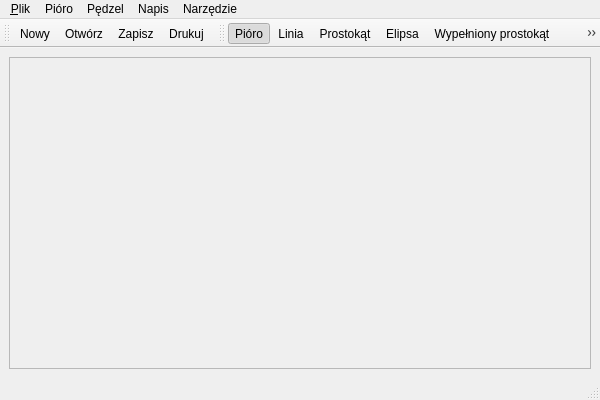
<ui version="4.0" >
 <class>Window</class>
 <widget class="QMainWindow" name="Window" >
  <property name="geometry" >
   <rect>
    <x>0</x>
    <y>0</y>
    <width>600</width>
    <height>400</height>
   </rect>
  </property>
  <property name="windowTitle" >
   <string>Rysownik Qt</string>
  </property>
  <property name="windowIcon" >
   <iconset resource="mywindow.qrc" >:/images/qt.png</iconset>
  </property>
  <widget class="QWidget" name="centralwidget" >
   <property name="enabled" >
    <bool>true</bool>
   </property>
   <layout class="QVBoxLayout" >
    <item>
     <widget class="QScrollArea" name="scrollArea" >
      <property name="frameShape" >
       <enum>QFrame::StyledPanel</enum>
      </property>
      <property name="frameShadow" >
       <enum>QFrame::Sunken</enum>
      </property>
      <widget class="PaintArea" native="1" name="paint" >
       <property name="geometry" >
        <rect>
         <x>11</x>
         <y>11</y>
         <width>560</width>
         <height>281</height>
        </rect>
       </property>
       <property name="cursor" >
        <cursorShape>CrossCursor</cursorShape>
       </property>
      </widget>
     </widget>
    </item>
   </layout>
  </widget>
  <widget class="QMenuBar" name="menubar" >
   <property name="geometry" >
    <rect>
     <x>0</x>
     <y>0</y>
     <width>600</width>
     <height>23</height>
    </rect>
   </property>
   <widget class="QMenu" name="fileMenu" >
    <property name="title" >
     <string>&amp;Plik</string>
    </property>
    <addaction name="fileMenuNew" />
    <addaction name="fileMenuOpen" />
    <addaction name="fileMenuSave" />
    <addaction name="fileMenuSaveAs" />
    <addaction name="fileMenuPrint" />
    <addaction name="separator" />
    <addaction name="fileMenuQuit" />
   </widget>
   <widget class="QMenu" name="penMenu" >
    <property name="title" >
     <string>Pióro</string>
    </property>
    <widget class="QMenu" name="penMenuStyle" >
     <property name="title" >
      <string>Styl linii</string>
     </property>
     <addaction name="actionQt_SolidLine" />
     <addaction name="actionQt_DashLine" />
     <addaction name="actionQt_DotLine" />
     <addaction name="actionQt_DashDotLine" />
     <addaction name="actionQt_DashDotDotLine" />
    </widget>
    <widget class="QMenu" name="penMenuCapStyle" >
     <property name="title" >
      <string>Zakończenie linii</string>
     </property>
     <addaction name="actionQt_SquareCap" />
     <addaction name="actionQt_FlatCap" />
     <addaction name="actionQt_RoundCap" />
    </widget>
    <widget class="QMenu" name="penMenuJoinStyle" >
     <property name="title" >
      <string>Połączenie linii</string>
     </property>
     <addaction name="actionQt_BevelJoin" />
     <addaction name="actionQt_MiterJoin" />
     <addaction name="actionQt_RoundJoin" />
    </widget>
    <addaction name="penMenuWidth" />
    <addaction name="penMenuColor" />
    <addaction name="penMenuStyle" />
    <addaction name="penMenuCapStyle" />
    <addaction name="penMenuJoinStyle" />
    <addaction name="penMenuAA" />
   </widget>
   <widget class="QMenu" name="drawingToolsMenu" >
    <property name="title" >
     <string>Narzędzie</string>
    </property>
    <addaction name="drawingToolsMenuPen" />
    <addaction name="drawingToolsMenuLine" />
    <addaction name="drawingToolsMenuRect" />
    <addaction name="drawingToolsMenuEllipse" />
    <addaction name="drawingToolsMenuFillRect" />
    <addaction name="drawingToolsMenuFillEllipse" />
    <addaction name="drawingToolsMenuText" />
   </widget>
   <widget class="QMenu" name="brushMenu" >
    <property name="title" >
     <string>Pędzel</string>
    </property>
    <widget class="QMenu" name="brushMenuStyle" >
     <property name="title" >
      <string>Styl</string>
     </property>
     <addaction name="actionQt_NoBrush" />
     <addaction name="actionQt_SolidPattern" />
     <addaction name="actionQt_Dense1Pattern" />
     <addaction name="actionQt_Dense2Pattern" />
     <addaction name="actionQt_Dense3Pattern" />
     <addaction name="actionQt_Dense4Pattern" />
     <addaction name="actionQt_Dense5Pattern" />
     <addaction name="actionQt_Dense6Pattern" />
     <addaction name="actionQt_Dense7Pattern" />
     <addaction name="actionQt_HorPattern" />
     <addaction name="actionQt_VerPattern" />
     <addaction name="actionQt_CrossPattern" />
     <addaction name="actionQt_BDiagPattern" />
     <addaction name="actionQt_FDiagPattern" />
     <addaction name="actionQt_DiagCrossPattern" />
    </widget>
    <addaction name="brushMenuColor" />
    <addaction name="brushMenuStyle" />
   </widget>
   <widget class="QMenu" name="textMenu" >
    <property name="title" >
     <string>Napis</string>
    </property>
    <addaction name="textMenuText" />
    <addaction name="textMenuFont" />
    <addaction name="textMenuAA" />
   </widget>
   <addaction name="fileMenu" />
   <addaction name="penMenu" />
   <addaction name="brushMenu" />
   <addaction name="textMenu" />
   <addaction name="drawingToolsMenu" />
  </widget>
  <widget class="QStatusBar" name="statusBar" >
   <property name="statusTip" >
    <string/>
   </property>
  </widget>
  <widget class="QToolBar" name="toolBarFile" >
   <property name="windowTitle" >
    <string>toolBar</string>
   </property>
   <attribute name="toolBarArea" >
    <enum>TopToolBarArea</enum>
   </attribute>
   <attribute name="toolBarBreak" >
    <bool>false</bool>
   </attribute>
   <addaction name="fileMenuNew" />
   <addaction name="fileMenuOpen" />
   <addaction name="fileMenuSave" />
   <addaction name="fileMenuPrint" />
  </widget>
  <widget class="QToolBar" name="toolBarDrawingTools" >
   <property name="windowTitle" >
    <string>toolBar</string>
   </property>
   <attribute name="toolBarArea" >
    <enum>TopToolBarArea</enum>
   </attribute>
   <attribute name="toolBarBreak" >
    <bool>false</bool>
   </attribute>
   <addaction name="drawingToolsMenuPen" />
   <addaction name="drawingToolsMenuLine" />
   <addaction name="drawingToolsMenuRect" />
   <addaction name="drawingToolsMenuEllipse" />
   <addaction name="drawingToolsMenuFillRect" />
   <addaction name="drawingToolsMenuFillEllipse" />
   <addaction name="drawingToolsMenuText" />
  </widget>
  <action name="fileMenuNew" >
   <property name="icon" >
    <iconset resource="mywindow.qrc" >:/images/new.png</iconset>
   </property>
   <property name="text" >
    <string>&amp;Nowy</string>
   </property>
   <property name="statusTip" >
    <string>Tworzy nowy plik</string>
   </property>
   <property name="shortcut" >
    <string>Ctrl+N</string>
   </property>
  </action>
  <action name="fileMenuOpen" >
   <property name="icon" >
    <iconset resource="mywindow.qrc" >:/images/open.png</iconset>
   </property>
   <property name="text" >
    <string>Otwórz</string>
   </property>
   <property name="statusTip" >
    <string>Odczytuje plik</string>
   </property>
   <property name="shortcut" >
    <string>Ctrl+O</string>
   </property>
  </action>
  <action name="fileMenuSave" >
   <property name="icon" >
    <iconset resource="mywindow.qrc" >:/images/save.png</iconset>
   </property>
   <property name="text" >
    <string>Zapisz</string>
   </property>
   <property name="statusTip" >
    <string>Zapisuje bieżące zmiany</string>
   </property>
  </action>
  <action name="fileMenuSaveAs" >
   <property name="text" >
    <string>Zapisz jako</string>
   </property>
   <property name="statusTip" >
    <string>Zapisuje jako nowy plik</string>
   </property>
  </action>
  <action name="fileMenuQuit" >
   <property name="text" >
    <string>Wyjście</string>
   </property>
   <property name="statusTip" >
    <string>Zakończenie działania programu</string>
   </property>
  </action>
  <action name="penMenuWidth" >
   <property name="text" >
    <string>Grubość</string>
   </property>
   <property name="toolTip" >
    <string>Grubość pióra</string>
   </property>
   <property name="statusTip" >
    <string>Określenie grubości pióra</string>
   </property>
  </action>
  <action name="penMenuColor" >
   <property name="text" >
    <string>Kolor</string>
   </property>
   <property name="toolTip" >
    <string>Kolor pióra</string>
   </property>
   <property name="statusTip" >
    <string>Określenie koloru pióra</string>
   </property>
  </action>
  <action name="actionQt_SolidLine" >
   <property name="checkable" >
    <bool>true</bool>
   </property>
   <property name="checked" >
    <bool>true</bool>
   </property>
   <property name="icon" >
    <iconset/>
   </property>
   <property name="text" >
    <string>Qt::SolidLine</string>
   </property>
  </action>
  <action name="actionQt_DashLine" >
   <property name="checkable" >
    <bool>true</bool>
   </property>
   <property name="text" >
    <string>Qt::DashLine</string>
   </property>
  </action>
  <action name="actionQt_DotLine" >
   <property name="checkable" >
    <bool>true</bool>
   </property>
   <property name="text" >
    <string>Qt::DotLine</string>
   </property>
  </action>
  <action name="actionQt_DashDotLine" >
   <property name="checkable" >
    <bool>true</bool>
   </property>
   <property name="text" >
    <string>Qt::DashDotLine</string>
   </property>
  </action>
  <action name="actionQt_DashDotDotLine" >
   <property name="checkable" >
    <bool>true</bool>
   </property>
   <property name="text" >
    <string>Qt::DashDotDotLine</string>
   </property>
  </action>
  <action name="actionQt_SquareCap" >
   <property name="checkable" >
    <bool>true</bool>
   </property>
   <property name="checked" >
    <bool>true</bool>
   </property>
   <property name="text" >
    <string>Qt::SquareCap</string>
   </property>
  </action>
  <action name="actionQt_FlatCap" >
   <property name="checkable" >
    <bool>true</bool>
   </property>
   <property name="text" >
    <string>Qt::FlatCap</string>
   </property>
  </action>
  <action name="actionQt_RoundCap" >
   <property name="checkable" >
    <bool>true</bool>
   </property>
   <property name="text" >
    <string>Qt::RoundCap</string>
   </property>
  </action>
  <action name="actionQt_BevelJoin" >
   <property name="checkable" >
    <bool>true</bool>
   </property>
   <property name="checked" >
    <bool>true</bool>
   </property>
   <property name="text" >
    <string>Qt::BevelJoin</string>
   </property>
  </action>
  <action name="actionQt_MiterJoin" >
   <property name="checkable" >
    <bool>true</bool>
   </property>
   <property name="text" >
    <string>Qt::MiterJoin</string>
   </property>
  </action>
  <action name="actionQt_RoundJoin" >
   <property name="checkable" >
    <bool>true</bool>
   </property>
   <property name="text" >
    <string>Qt::RoundJoin</string>
   </property>
  </action>
  <action name="drawingToolsMenuPen" >
   <property name="checkable" >
    <bool>true</bool>
   </property>
   <property name="checked" >
    <bool>true</bool>
   </property>
   <property name="icon" >
    <iconset resource="mywindow.qrc" >:/images/paintbrush.png</iconset>
   </property>
   <property name="text" >
    <string>Pióro</string>
   </property>
  </action>
  <action name="drawingToolsMenuLine" >
   <property name="checkable" >
    <bool>true</bool>
   </property>
   <property name="icon" >
    <iconset resource="mywindow.qrc" >:/images/line.png</iconset>
   </property>
   <property name="text" >
    <string>Linia</string>
   </property>
  </action>
  <action name="drawingToolsMenuRect" >
   <property name="checkable" >
    <bool>true</bool>
   </property>
   <property name="icon" >
    <iconset resource="mywindow.qrc" >:/images/rectangle.png</iconset>
   </property>
   <property name="text" >
    <string>Prostokąt</string>
   </property>
  </action>
  <action name="drawingToolsMenuEllipse" >
   <property name="checkable" >
    <bool>true</bool>
   </property>
   <property name="icon" >
    <iconset resource="mywindow.qrc" >:/images/ellipse.png</iconset>
   </property>
   <property name="text" >
    <string>Elipsa</string>
   </property>
  </action>
  <action name="drawingToolsMenuFillRect" >
   <property name="checkable" >
    <bool>true</bool>
   </property>
   <property name="icon" >
    <iconset resource="mywindow.qrc" >:/images/filledrectangle.png</iconset>
   </property>
   <property name="text" >
    <string>Wypełniony prostokąt</string>
   </property>
  </action>
  <action name="drawingToolsMenuFillEllipse" >
   <property name="checkable" >
    <bool>true</bool>
   </property>
   <property name="icon" >
    <iconset resource="mywindow.qrc" >:/images/filledellipse.png</iconset>
   </property>
   <property name="text" >
    <string>Wypełniona elipsa</string>
   </property>
  </action>
  <action name="brushMenuColor" >
   <property name="text" >
    <string>Kolor</string>
   </property>
   <property name="toolTip" >
    <string>Kolor pędzla</string>
   </property>
  </action>
  <action name="actionQt_NoBrush" >
   <property name="checkable" >
    <bool>true</bool>
   </property>
   <property name="checked" >
    <bool>true</bool>
   </property>
   <property name="text" >
    <string>Qt::NoBrush</string>
   </property>
  </action>
  <action name="actionQt_SolidPattern" >
   <property name="checkable" >
    <bool>true</bool>
   </property>
   <property name="text" >
    <string>Qt::SolidPattern</string>
   </property>
  </action>
  <action name="actionQt_Dense1Pattern" >
   <property name="checkable" >
    <bool>true</bool>
   </property>
   <property name="text" >
    <string>Qt::Dense1Pattern</string>
   </property>
  </action>
  <action name="actionQt_Dense2Pattern" >
   <property name="checkable" >
    <bool>true</bool>
   </property>
   <property name="text" >
    <string>Qt::Dense2Pattern</string>
   </property>
  </action>
  <action name="actionQt_Dense3Pattern" >
   <property name="checkable" >
    <bool>true</bool>
   </property>
   <property name="text" >
    <string>Qt::Dense3Pattern</string>
   </property>
  </action>
  <action name="actionQt_Dense4Pattern" >
   <property name="checkable" >
    <bool>true</bool>
   </property>
   <property name="text" >
    <string>Qt::Dense4Pattern</string>
   </property>
  </action>
  <action name="actionQt_Dense5Pattern" >
   <property name="checkable" >
    <bool>true</bool>
   </property>
   <property name="text" >
    <string>Qt::Dense5Pattern</string>
   </property>
  </action>
  <action name="actionQt_Dense6Pattern" >
   <property name="checkable" >
    <bool>true</bool>
   </property>
   <property name="text" >
    <string>Qt::Dense6Pattern</string>
   </property>
  </action>
  <action name="actionQt_Dense7Pattern" >
   <property name="checkable" >
    <bool>true</bool>
   </property>
   <property name="text" >
    <string>Qt::Dense7Pattern</string>
   </property>
  </action>
  <action name="actionQt_HorPattern" >
   <property name="checkable" >
    <bool>true</bool>
   </property>
   <property name="text" >
    <string>Qt::HorPattern</string>
   </property>
  </action>
  <action name="actionQt_VerPattern" >
   <property name="checkable" >
    <bool>true</bool>
   </property>
   <property name="text" >
    <string>Qt::VerPattern</string>
   </property>
  </action>
  <action name="actionQt_CrossPattern" >
   <property name="checkable" >
    <bool>true</bool>
   </property>
   <property name="text" >
    <string>Qt::CrossPattern</string>
   </property>
  </action>
  <action name="actionQt_BDiagPattern" >
   <property name="checkable" >
    <bool>true</bool>
   </property>
   <property name="text" >
    <string>Qt::BDiagPattern</string>
   </property>
  </action>
  <action name="actionQt_FDiagPattern" >
   <property name="checkable" >
    <bool>true</bool>
   </property>
   <property name="text" >
    <string>Qt::FDiagPattern</string>
   </property>
  </action>
  <action name="actionQt_DiagCrossPattern" >
   <property name="checkable" >
    <bool>true</bool>
   </property>
   <property name="text" >
    <string>Qt::DiagCrossPattern</string>
   </property>
  </action>
  <action name="drawingToolsMenuText" >
   <property name="checkable" >
    <bool>true</bool>
   </property>
   <property name="icon" >
    <iconset resource="mywindow.qrc" >:/images/text.png</iconset>
   </property>
   <property name="text" >
    <string>Napis</string>
   </property>
  </action>
  <action name="textMenuText" >
   <property name="text" >
    <string>Tekst</string>
   </property>
  </action>
  <action name="textMenuFont" >
   <property name="text" >
    <string>Czcionka</string>
   </property>
  </action>
  <action name="textMenuAA" >
   <property name="checkable" >
    <bool>true</bool>
   </property>
   <property name="text" >
    <string>Antyaliasing</string>
   </property>
  </action>
  <action name="penMenuAA" >
   <property name="checkable" >
    <bool>true</bool>
   </property>
   <property name="text" >
    <string>Antyaliasing</string>
   </property>
  </action>
  <action name="fileMenuPrint" >
   <property name="icon" >
    <iconset resource="mywindow.qrc" >:/images/print.png</iconset>
   </property>
   <property name="text" >
    <string>Drukuj</string>
   </property>
   <property name="statusTip" >
    <string>Drukuj plik</string>
   </property>
  </action>
 </widget>
 <customwidgets>
  <customwidget>
   <class>PaintArea</class>
   <extends>QWidget</extends>
   <header>paintarea.h</header>
   <container>1</container>
  </customwidget>
  <customwidget>
   <class>QScrollArea</class>
   <extends>QFrame</extends>
   <header location="global" >QScrollArea</header>
   <container>1</container>
  </customwidget>
 </customwidgets>
 <resources>
  <include location="mywindow.qrc" />
 </resources>
 <connections/>
</ui>
